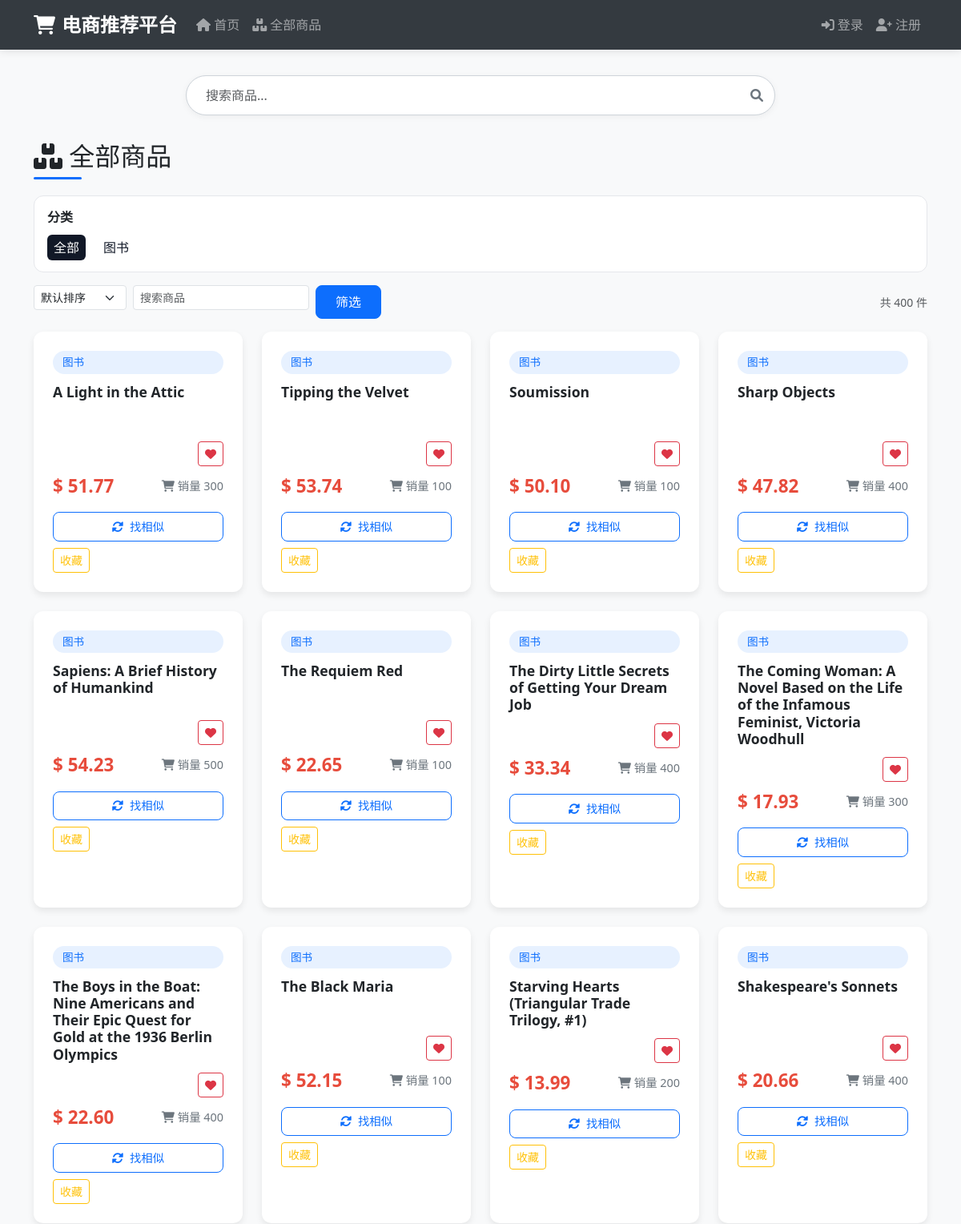
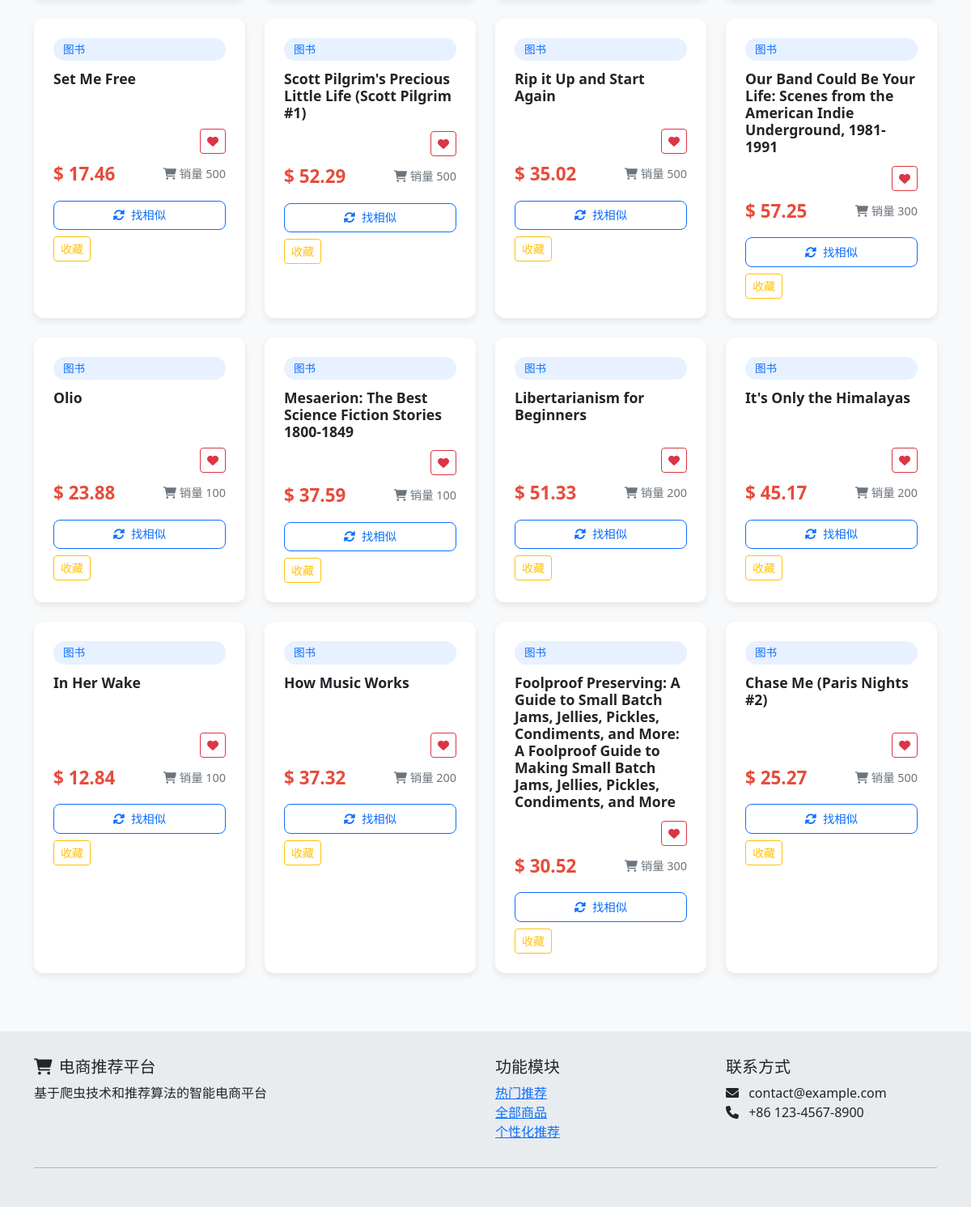
The app's page /all_products with its own data (2 pictures, top to bottom).
### tables this page shows
CREATE TABLE products (
            id INTEGER PRIMARY KEY AUTOINCREMENT,
            name TEXT NOT NULL,
            price REAL NOT NULL,
            sales INTEGER DEFAULT 0,
            category TEXT NOT NULL,
            url TEXT
        , attributes TEXT, rating REAL, reviews_count INTEGER, sku TEXT, seller TEXT, images TEXT, crawl_time TEXT);

CREATE TABLE product_sentiment (
            product_id INTEGER PRIMARY KEY,
            avg_sentiment REAL,
            positive_count INTEGER DEFAULT 0,
            negative_count INTEGER DEFAULT 0,
            neutral_count INTEGER DEFAULT 0,
            updated_at TIMESTAMP DEFAULT CURRENT_TIMESTAMP,
            FOREIGN KEY (product_id) REFERENCES products(id)
        );

### web/app.py (the view)
@app.route('/all_products')
def all_products():
    args = request.args
    category = args.get('category')
    q = args.get('q')
    sort = args.get('sort')  # sales|price_asc|price_desc|rating|new
    page = int(args.get('page', 1))
    size = int(args.get('size', 24))
    products = query_all_products(db_path=DB_PATH)
    cats = set()
    for p in products:
        for c in _parse_categories(p.get('category')):
            cats.add(c)
    categories = sorted(list(cats))
    if category:
        products = [p for p in products if category in _parse_categories(p.get('category'))]
    if q:
        products = [p for p in products if q.lower() in (p.get('name') or '').lower()]
    if sort == 'sales':
        products.sort(key=lambda x: x.get('sales') or 0, reverse=True)
    elif sort == 'price_asc':
        products.sort(key=lambda x: x.get('price') or 0)
    elif sort == 'price_desc':
        products.sort(key=lambda x: x.get('price') or 0, reverse=True)
    elif sort == 'rating':
        products.sort(key=lambda x: x.get('rating') or 0, reverse=True)
    elif sort == 'new':
        products.sort(key=lambda x: (x.get('crawl_time') or '', x.get('id') or 0), reverse=True)
    total = len(products)
    start = (page - 1) * size
    end = start + size
    items = _with_category_display(products[start:end])
    return render_template('all_products.html', products=items, categories=categories, selected_category=category, sort=sort, page=page, size=size, total=total)

### database/db_init.py (called while the page is built)
def get_db_connection(db_path: str = "ecommerce.db"):
    return sqlite3.connect(db_path)

### web/app.py (called while the page is built)
def _parse_categories(raw_category):
    if raw_category is None:
        return []
    if isinstance(raw_category, (list, tuple, set)):
        return [str(x).strip() for x in raw_category if str(x).strip()]
    if isinstance(raw_category, str):
        c = raw_category.strip()
        if not c:
            return []
        if c.startswith('['):
            try:
                import json as _json
                parsed = _json.loads(c)
                if isinstance(parsed, list):
                    return [str(x).strip() for x in parsed if str(x).strip()]
            except Exception:
                pass
        for sep in ['|', '/', ',', ';']:
            if sep in c:
                return [x.strip() for x in c.split(sep) if x.strip()]
        return [c]
    return [str(raw_category).strip()]

def _format_category_display(raw_category):
    cats = _parse_categories(raw_category)
    return ' / '.join(cats) if cats else '未分类'

def _with_category_display(products):
    out = []
    for p in products:
        item = dict(p)
        item['category_list'] = _parse_categories(item.get('category'))
        item['category_display'] = _format_category_display(item.get('category'))
        out.append(item)
    return out

### web/templates/all_products.html (shortened to what this page needs)
{% extends "base.html" %}
{% block content %}
<div class="row">
  <div class="col-12">
    <h2 class="page-title"><i class="fas fa-boxes"></i> 全部商品</h2>
  </div>
</div>
<div class="category-directory mb-3">
  <div class="directory-title">分类</div>
  <div class="directory-list">
    <a class="directory-item {% if not selected_category %}active{% endif %}" href="{{ url_for('all_products', sort=sort, q=request.args.get('q', '')) }}">全部</a>
    {% for c in categories or [] %}
      <a class="directory-item {% if selected_category==c %}active{% endif %}" href="{{ url_for('all_products', category=c, sort=sort, q=request.args.get('q', '')) }}">{{ c }}</a>
    {% endfor %}
  </div>
</div>
<div class="row mb-3">
  <div class="col-md-8">
    <form class="row g-2" method="get" action="{{ url_for('all_products') }}">
      <div class="col-auto">
        <select name="sort" class="form-select form-select-sm">
          <option value="">默认排序</option>
        </select>
      </div>
      <div class="col-auto">
        <input class="form-control form-control-sm" name="q" placeholder="搜索商品" value="{{ request.args.get('q','') }}">
      </div>
      <div class="col-auto">
        <button class="btn btn-sm btn-primary">筛选</button>
      </div>
    </form>
  </div>
  <div class="col-md-4 text-end align-self-center">
    <small class="text-muted">共 {{ total if total is defined else (products|length) }} 件</small>
  </div>
</div>
{% if products %}
<div class="row">
  {% for product in products %}
  <div class="col-lg-3 col-md-4 col-sm-6 mb-4">
    <div class="product-card h-100" data-product-id="{{ product.id }}">
      <div class="card-body d-flex flex-column">
        <div class="category-tag">{{ product.category_display or product.category }}</div>
        <h5 class="card-title">{{ product.name }}</h5>
        <div class="mb-2 text-end">
          <button class="btn btn-sm btn-outline-danger favorite-btn" data-pid="{{ product.id }}">
            <i class="fas fa-heart"></i>
          </button>
        </div>
        <div class="mt-auto">
          <div class="d-flex justify-content-between align-items-center">
            <span class="price">$ {{ "%.2f"|format(product.price or 0) }}</span>
            <span class="sales"><i class="fas fa-shopping-cart"></i> 销量 {{ product.sales or 0 }}</span>
          </div>
          <div class="mt-3">
            <a href="{{ url_for('similar_products', product_id=product.id) }}" class="btn btn-outline-primary btn-sm w-100" onclick="recordClick({{ product.id }})">
              <i class="fas fa-sync-alt me-1"></i> 找相似
            </a>
          </div>
        </div>
      </div>
    </div>
  </div>
  {% endfor %}
</div>
{% else %}
<div class="alert alert-info text-center">暂无商品数据</div>
{% endif %}
{% endblock %}

### web/templates/base.html (shortened to what this page needs)
<!DOCTYPE html>
<html lang="zh-CN">
<head>
    <link href="https://cdn.jsdelivr.net/npm/bootstrap@5.3.0/dist/css/bootstrap.min.css" rel="stylesheet">
    <link rel="stylesheet" href="https://cdnjs.cloudflare.com/ajax/libs/font-awesome/6.0.0/css/all.min.css">
    <link rel="stylesheet" href="{{ url_for('static', filename='css/style.css') }}">
</head>
<body>
    <nav class="navbar navbar-expand-lg navbar-dark bg-dark fixed-top">
        <div class="container">
            <a class="navbar-brand" href="{{ url_for('index') }}">
                <i class="fas fa-shopping-cart me-2"></i>电商推荐平台
            </a>
            <div class="collapse navbar-collapse" id="navbarNav">
                <ul class="navbar-nav me-auto">
                    <li class="nav-item">
                        <a class="nav-link" href="{{ url_for('index') }}"><i class="fas fa-home"></i> 首页</a>
                    </li>
                    <li class="nav-item">
                        <a class="nav-link" href="{{ url_for('all_products') }}"><i class="fas fa-boxes"></i> 全部商品</a>
                    </li>
                </ul>
                <ul class="navbar-nav">
                    {% set is_user = session.get('user_id') %}
                    {% set is_admin_flag = session.get('is_admin') or session.get('role') == 'admin' %}
                    {% if is_user or is_admin_flag %}
                        {% if is_admin_flag %}
                        <li class="nav-item">
                            <a class="nav-link" href="{{ url_for('admin.index') }}"><i class="fas fa-cog"></i> 管理</a>
                        </li>
                        {% endif %}
                        <li class="nav-item">
                            {% if is_user %}
                                <a class="nav-link" href="{{ url_for('user_recommendations', user_id=session.get('user_id')) }}">
                                    <i class="fas fa-user"></i> {{ session.get('username') }}
                                </a>
                            {% elif is_admin_flag %}
                                <a class="nav-link" href="{{ url_for('admin.index') }}"><i class="fas fa-user-shield"></i> 管理员</a>
                            {% endif %}
                        </li>
                        <li class="nav-item">
                            {% if is_admin_flag and not is_user %}
                                <a class="nav-link" href="{{ url_for('admin.admin_logout') }}"><i class="fas fa-sign-out-alt"></i> 退出</a>
                            {% else %}
                                <a class="nav-link" href="{{ url_for('logout') }}"><i class="fas fa-sign-out-alt"></i> 退出</a>
                            {% endif %}
                        </li>
                    {% else %}
                        <li class="nav-item">
                            <a class="nav-link" href="{{ url_for('login') }}"><i class="fas fa-sign-in-alt"></i> 登录</a>
                        </li>
                        <li class="nav-item">
                            <a class="nav-link" href="{{ url_for('register') }}"><i class="fas fa-user-plus"></i> 注册</a>
                        </li>
                    {% endif %}
                </ul>
            </div>
        </div>
    </nav>
    <main class="container mt-4">
        <div class="search-container text-center">
            <div class="row justify-content-center">
                <div class="col-md-8">
                    <div class="position-relative">
                        <input type="text" class="form-control search-box" placeholder="搜索商品...">
                        <span class="search-icon"><i class="fas fa-search"></i></span>
                    </div>
                </div>
            </div>
        </div>
        {% block content %}{% endblock %}
    </main>
    <footer class="footer mt-5">
        <div class="container">
            <div class="row">
                <div class="col-md-6">
                    <h5><i class="fas fa-shopping-cart me-2"></i>电商推荐平台</h5>
                    <p>基于爬虫技术和推荐算法的智能电商平台</p>
                </div>
                <div class="col-md-3">
                    <h5>功能模块</h5>
                    <ul class="list-unstyled">
                        <li><a href="{{ url_for('index') }}">热门推荐</a></li>
                        <li><a href="{{ url_for('all_products') }}">全部商品</a></li>
                        <li><a href="{{ url_for('index') }}">个性化推荐</a></li>
                    </ul>
                </div>
                <div class="col-md-3">
                    <h5>联系方式</h5>
                    <ul class="list-unstyled">
                        <li><i class="fas fa-envelope me-2"></i> contact@example.com</li>
                        <li><i class="fas fa-phone me-2"></i> +86 123-4567-8900</li>
                    </ul>
                </div>
            </div>
            <hr>
        </div>
    </footer>
</body>
</html>

### web/static/css/style.css (style rules this page uses)
body { background-color: #f8f9fa; font-family: 'Segoe UI', Tahoma, Geneva, Verdana, sans-serif; padding-top: 70px; }
.navbar { box-shadow: 0 2px 10px rgba(0,0,0,0.1); background-color: #343a40 !important; }
.navbar-brand { font-weight: bold; font-size: 1.5rem; display: flex; align-items: center; }
.navbar-brand i { margin-right: 10px; }
.product-card { transition: transform 0.3s, box-shadow 0.3s; border: none; border-radius: 12px; overflow: hidden; background: #fff; box-shadow: 0 4px 8px rgba(0,0,0,0.08); height: 100%; position: relative; }
.card-body { padding: 1.5rem; }
.card-title { font-size: 1.1em; font-weight: 600; color: #212529; min-height: 60px; margin-bottom: 0.75rem; }
.price { font-size: 1.4em; font-weight: bold; color: #e74c3c; margin: 0; }
.sales { font-size: 0.9em; color: #6c757d; margin: 0; }
.btn-outline-primary { border-radius: 8px; padding: 0.4rem 1rem; font-size: 0.9rem; transition: all 0.3s; }
.btn-primary { border-radius: 8px; padding: 0.5rem 1.5rem; font-size: 1rem; transition: all 0.3s; }
.footer { margin-top: 3rem; background-color: #e9ecef; padding: 2rem 0; }
.page-title { position: relative; padding-bottom: 10px; margin-bottom: 20px; }
.page-title:after { content: ''; position: absolute; left: 0; bottom: 0; width: 60px; height: 3px; background: #0d6efd; border-radius: 3px; }
.category-tag { display: inline-block; background-color: #e7f1ff; color: #0d6efd; padding: 0.25rem 0.75rem; border-radius: 20px; font-size: 0.85rem; margin-bottom: 0.75rem; }
.search-container { margin-bottom: 2rem; position: relative; }
.search-box { border-radius: 50px; padding: 0.75rem 1.5rem; border: 1px solid #ced4da; box-shadow: 0 2px 8px rgba(0,0,0,0.05); }
.search-icon { position: absolute; right: 15px; top: 50%; transform: translateY(-50%); color: #6c757d; }
.category-directory { background: #fff; border: 1px solid #e5e7eb; border-radius: 12px; padding: 14px 16px; }
.directory-title { font-weight: 600; margin-bottom: 10px; }
.directory-list { display: flex; flex-wrap: wrap; gap: 8px 14px; }
.directory-item { color: #111827; text-decoration: none; padding: 4px 8px; border-radius: 6px; }
.directory-item.active { background: #111827; color: #fff; }

### records on screen
products: category "图书", name "A Light in the Attic", price "51.77", sales "300"
products: category "图书", name "Tipping the Velvet", price "53.74", sales "100"
products: category "图书", name "Soumission", price "50.10", sales "100"
products: category "图书", name "Sharp Objects", price "47.82", sales "400"
products: category "图书", name "Sapiens: A Brief History of Humankind", price "54.23", sales "500"
products: category "图书", name "The Requiem Red", price "22.65", sales "100"
products: category "图书", name "The Dirty Little Secrets of Getting Your Dream Job", price "33.34", sales "400"
products: category "图书", name "The Coming Woman: A Novel Based on the Life of the Infamous Feminist, Victoria Woodhull", price "17.93", sales "300"
products: category "图书", name "The Boys in the Boat: Nine Americans and Their Epic Quest for Gold at the 1936 Berlin Olympics", price "22.60", sales "400"
products: category "图书", name "The Black Maria", price "52.15", sales "100"
products: category "图书", name "Starving Hearts (Triangular Trade Trilogy, #1)", price "13.99", sales "200"
products: category "图书", name "Shakespeare's Sonnets", price "20.66", sales "400"
product_sentiment: category "图书", name "Set Me Free", sales "500"
products: price "17.46"
products: category "图书", name "Scott Pilgrim's Precious Little Life (Scott Pilgrim #1)", price "52.29", sales "500"
products: category "图书", name "Rip it Up and Start Again", price "35.02", sales "500"
products: category "图书", name "Our Band Could Be Your Life: Scenes from the American Indie Underground, 1981-1991", price "57.25", sales "300"
products: category "图书", name "Olio", price "23.88", sales "100"
products: category "图书", name "Mesaerion: The Best Science Fiction Stories 1800-1849", price "37.59", sales "100"
products: category "图书", name "Libertarianism for Beginners", price "51.33", sales "200"
products: category "图书", name "It's Only the Himalayas", price "45.17", sales "200"
products: category "图书", name "In Her Wake", price "12.84", sales "100"
products: category "图书", name "How Music Works", price "37.32", sales "200"
products: category "图书", name "Foolproof Preserving: A Guide to Small Batch Jams, Jellies, Pickles, Condiments, and More: A Foolproof Guide to Making Small Batch Jams, Jellies, Pickles, Condiments, and More", price "30.52", sales "300"
products: category "图书", name "Chase Me (Paris Nights #2)", price "25.27", sales "500"

### other values on screen
{{ total if total is defined else (products|length) }} "400"
